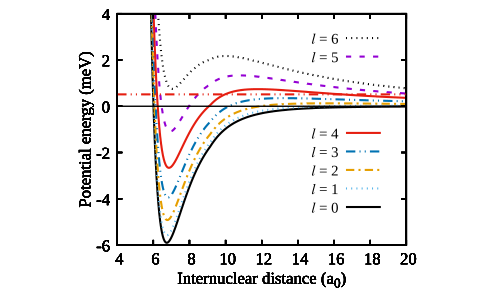

The gnuplot source for this figure:
set terminal pdfcairo enhanced
#set terminal epslatex
set output 'pot.new.pdf'
set size ratio 0.80
#set colorsequence classic
set tics font "Times New Roman, 18"
set xlabel font "Times New Roman, 18"
set ylabel font "Times New Roman, 18"
set key font "Times New Roman,16"
set title font "Times New Roman, 24, bold"
#set title "Scattering phaseshift of partial vaves"
set xlabel "Internuclear distance (a_{0})"
set ylabel "Potential energy (meV)"
set border linewidth 2
set xtics 2
set ytics 2     
#set xtics font "Times New Roman, 18"
#set ytics font "Times New Roman, 18"
set xrange [4:20] 
set yrange [-6:4]
set multiplot
#set key at 5.9,1.8
#plot 'potential.txt' w l lt 7 dt 6 lw 3 lc 7 notitle
#set style line 1 lc rgb '#ff0000' lt 1 lw 2 pi -1 ps 1.0
#set style line 2 lc rgb '#ffffff' lt 1 lw 2 pi -1 ps 1.0
#plot 'l=0.pot.txt' w l ls 1 title "l=0:"
#plot 'l=1.pot.txt' w l ls 2 title "l=1:"
set key at 19.0,-4.0
plot 'l=0.pot.txt' w l lt 8 dt 1 lw 3 title "{/Times-Italic l} = 0" 
set key at 19.0,-3.2
plot 'l=1.pot.txt' w l lt 3 dt 3 lw 3 title "{/Times-Italic l} = 1"
set key at 19.0,-2.4
plot 'l=2.pot.txt' w l lt 4 dt 4 lw 3 title "{/Times-Italic l} = 2"
set key at 19.0,-1.6
plot 'l=3.pot.txt' w l lt 6 dt 5 lw 3 title "{/Times-Italic l} = 3"
set key at 19.0,-0.8
plot 'l=4.pot.txt' w l lt 7 dt 1 lw 3 title "{/Times-Italic l} = 4"
set key at 19.0, 2.5
plot 'l=5.pot.txt' w l lt 1 dt 7 lw 3 title "{/Times-Italic l} = 5"
set key at 19.0, 3.3
plot 'l=6.pot.txt' w l lt 8 dt 8 lw 3 title "{/Times-Italic l} = 6"
plot 0 w l lt 8 lw 2 notitle
plot 0.12398*4.13 w l lt 7 dt 5 lw 3 notitle
